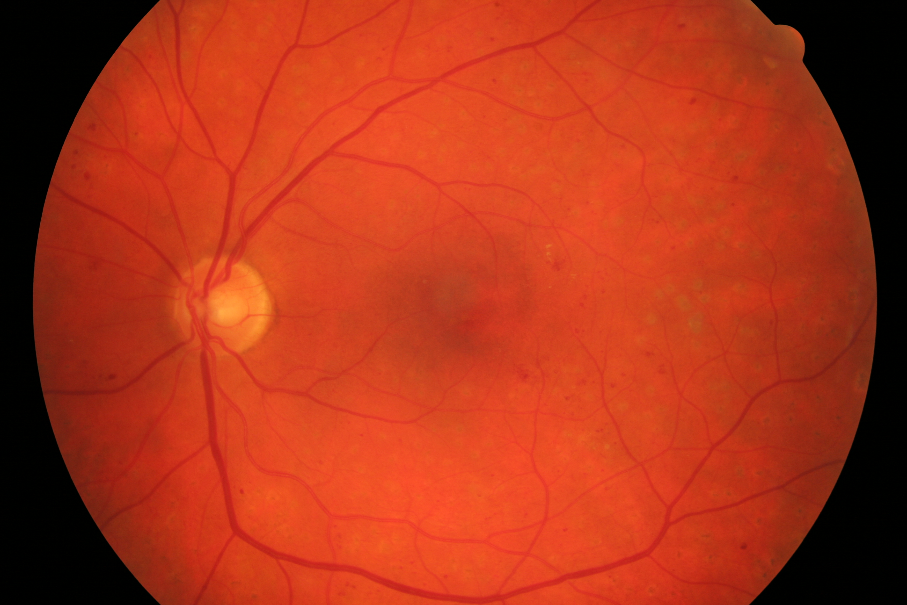
#> input picture dataset/test/01.png, 907 x 605 px; its folder holds only this picture in this run
$ python threshold.py
#> lines starting #> are read from the running program, lines starting #| are printed output that depends on the picture; after the words box and inside, x2 and y2 are one past the last pixel; in counts of white or black regions, pixels touching at a corner belong together
import cv2
import numpy as np
import matplotlib.pyplot as plt
import glob
import os
os.chdir('C:/Users/acer/Desktop/DS & ML/tutorial/VIPER labs MMU/[2430] CDS6334 Assignment')
input_dir = 'dataset/test'
output_dir = 'dataset/output'
gt_dir = 'dataset/groundtruth'

# Get the list of image paths
bloodcells = glob.glob(os.path.join(input_dir, '*'))
# Read input grayscale image (fundus image or similar)
image = cv2.imread(bloodcells[0], cv2.IMREAD_GRAYSCALE)
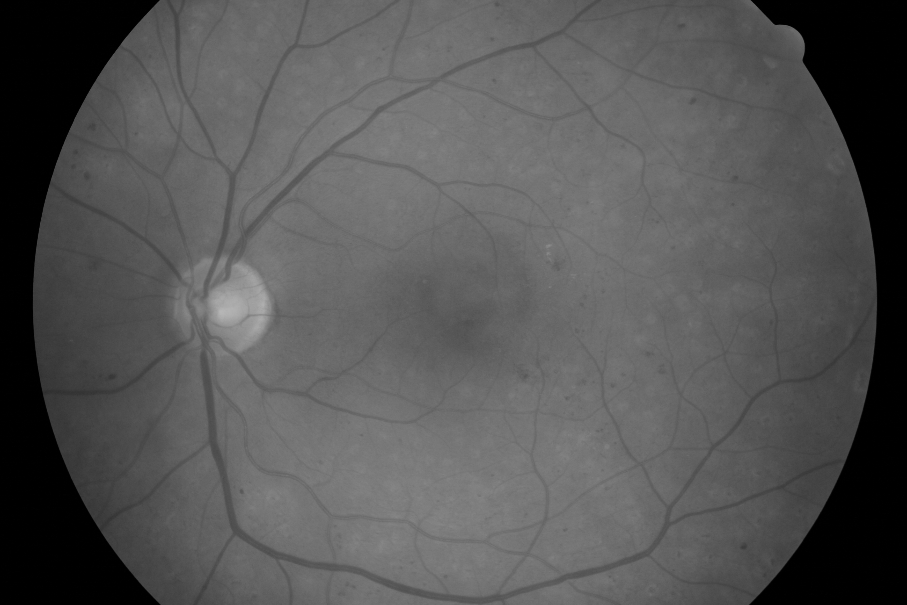
#> image: shape (605, 907); min 0, max 182, mean 84.8
ret,th1 = cv2.threshold(image,75,255,cv2.THRESH_BINARY)
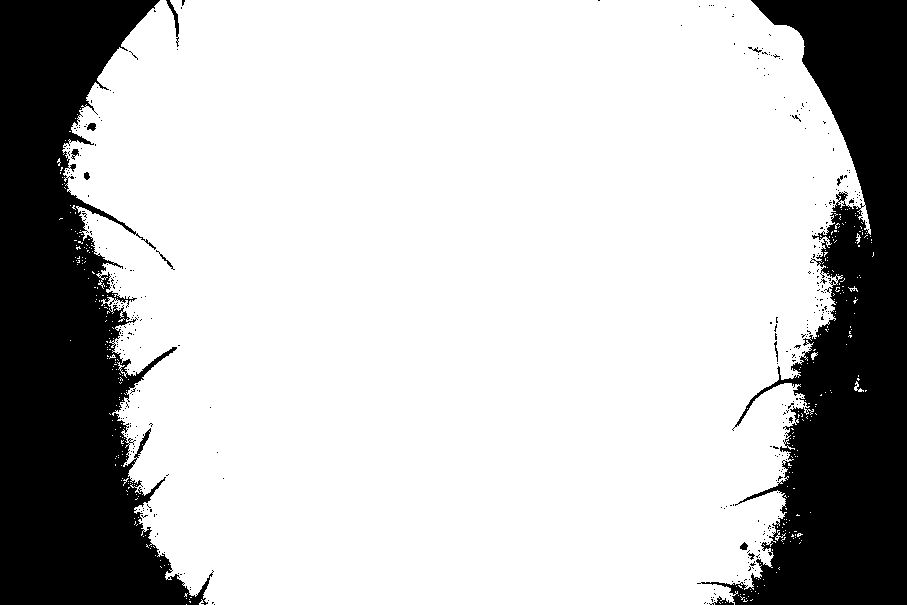
#> th1: shape (605, 907); 75.6% white; 374 black regions (361 under 20 px), largest, box (x1, y1, x2, y2) and area: (0, 0, 214, 605) 71617, (697, 0, 907, 605) 61123, (166, 0, 179, 47) 149
th2 = cv2.adaptiveThreshold(image,255,cv2.ADAPTIVE_THRESH_MEAN_C,cv2.THRESH_BINARY,31,2)
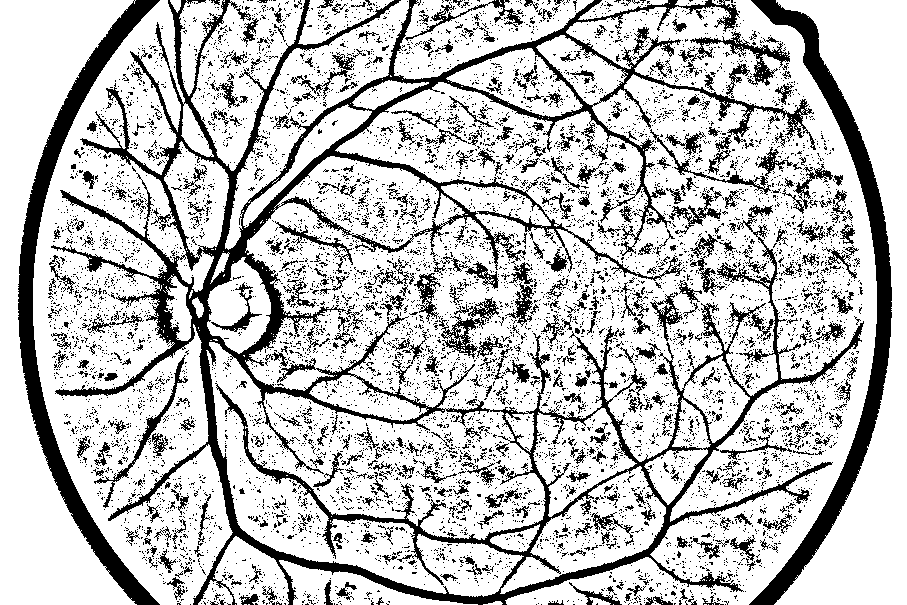
#> th2: shape (605, 907); 76% white; 8216 black regions (7721 under 20 px), largest, box (x1, y1, x2, y2) and area: (51, 0, 864, 605) 52092, (749, 0, 892, 605) 11054, (18, 0, 160, 605) 10816
th3 = cv2.adaptiveThreshold(image,255,cv2.ADAPTIVE_THRESH_GAUSSIAN_C,cv2.THRESH_BINARY,31,2)
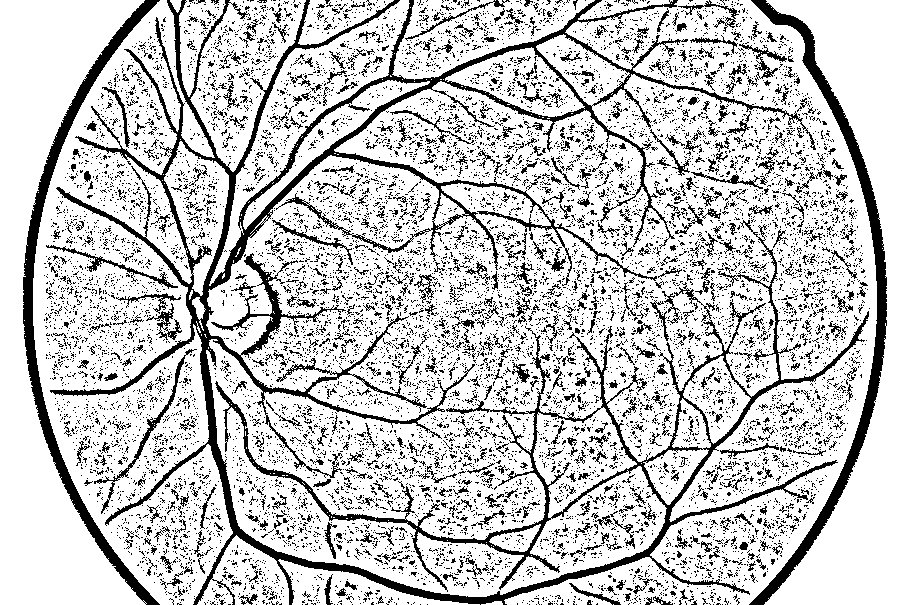
#> th3: shape (605, 907); 78.7% white; 11577 black regions (10896 under 20 px), largest, box (x1, y1, x2, y2) and area: (50, 0, 869, 605) 40222, (749, 0, 887, 605) 6945, (23, 0, 160, 605) 6660
plt.figure(figsize=(12,6))
plt.subplot(141), plt.imshow(image,cmap='gray')
plt.title('Grayscale Image')
plt.xticks([]), plt.yticks([])
plt.subplot(142), plt.imshow(th1,cmap='gray')
plt.title('Binary Image (Threshold: '+str(ret)+')')
plt.xticks([]),plt.yticks([])
plt.subplot(143), plt.imshow(th2,cmap='gray')
plt.title('Adaptive Threshold(mean)'), plt.xticks([]), plt.yticks([])
plt.subplot(144), plt.imshow(th3,cmap='gray')
plt.title('Adaptive Threshold(gauss)'), plt.xticks([]), plt.yticks([])
plt.show()

$ run again, on dataset/test/02.png
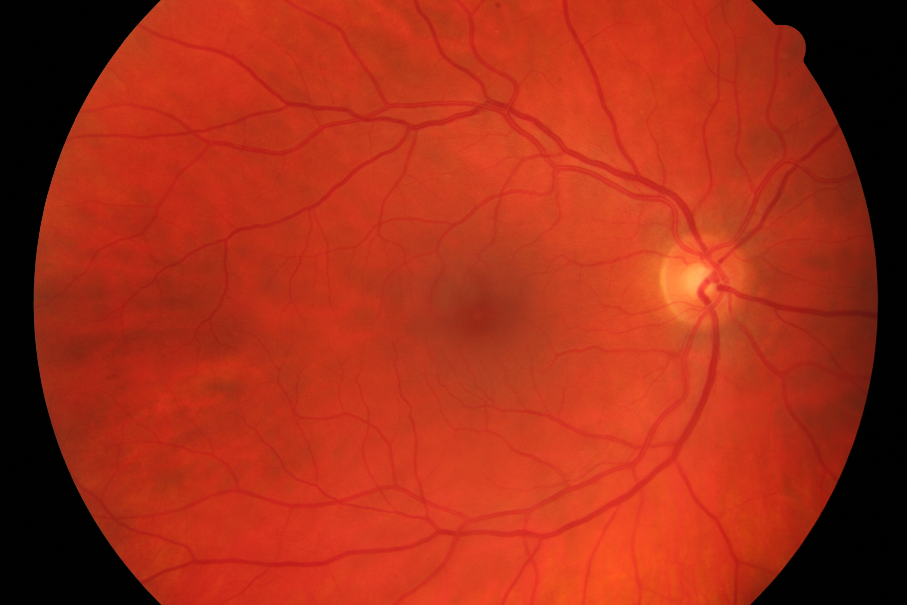
#> input picture dataset/test/02.png, 907 x 605 px
#> `ret,th1 = cv2.threshold(image,75,255,cv2.THRESH_BINARY)`:
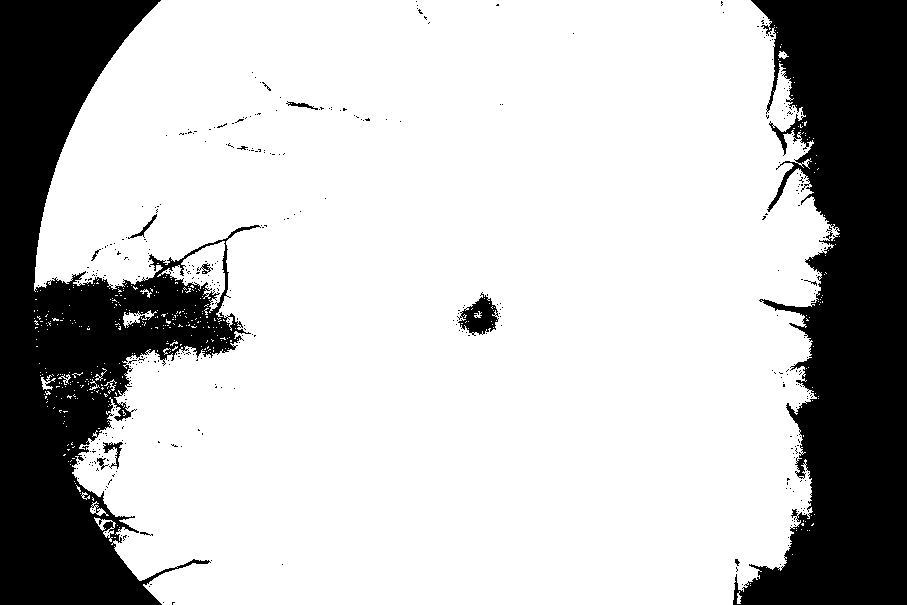
#> th1: shape (605, 907); 75.4% white; 388 black regions (375 under 20 px), largest, box (x1, y1, x2, y2) and area: (733, 0, 907, 605) 67177, (0, 0, 261, 605) 65681, (457, 292, 499, 336) 936
#> th2: shape (605, 907); 77.6% white; 7151 black regions (6835 under 20 px), largest, box (x1, y1, x2, y2) and area: (70, 0, 867, 605) 55741, (19, 0, 161, 605) 11064, (750, 0, 893, 605) 10844
#> `th3 = cv2.adaptiveThreshold(image,255,cv2.ADAPTIVE_THRESH_GAUSSIAN_C,c..`:
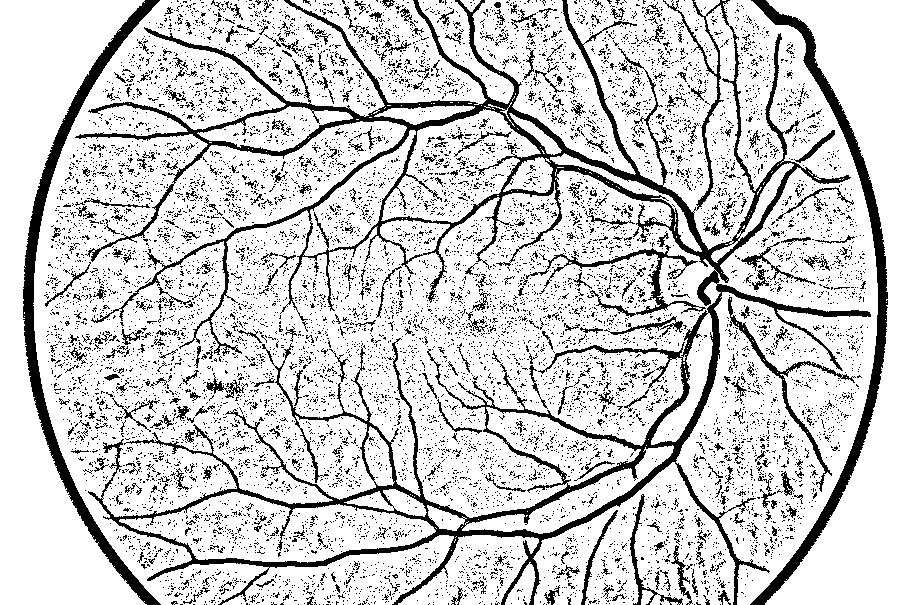
#> th3: shape (605, 907); 81.2% white; 10904 black regions (10511 under 20 px), largest, box (x1, y1, x2, y2) and area: (75, 0, 871, 605) 39981, (23, 0, 161, 605) 6986, (750, 0, 888, 605) 6709
